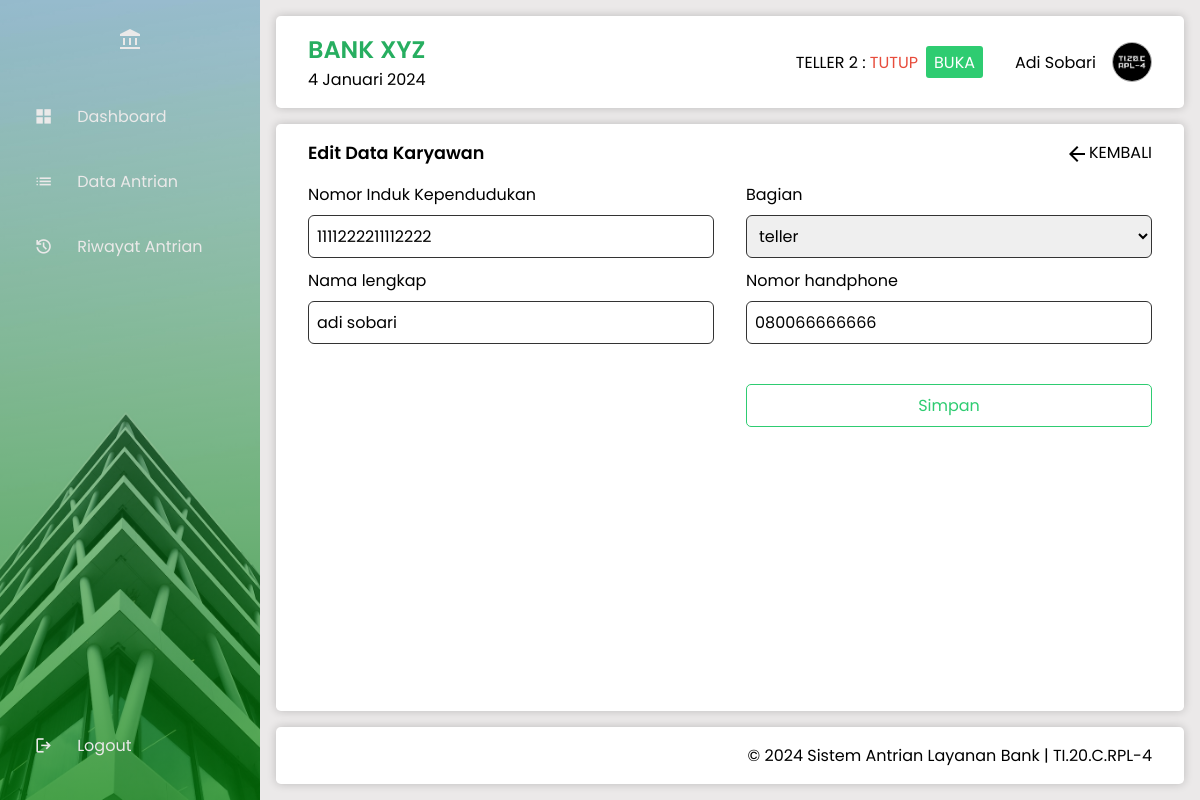
Screenshot of /data_karyawan/edit.php?id=2 (signed in) with the database file from the repository.
### tables this page shows
CREATE TABLE `loket` (
  `id_loket` int NOT NULL AUTO_INCREMENT,
  `kode_loket` varchar(20) NOT NULL,
  `nama_loket` varchar(60) NOT NULL,
  `status_loket` enum('aktif','tutup') NOT NULL DEFAULT 'tutup',
  `id_karyawan` int DEFAULT NULL,
  PRIMARY KEY (`id_loket`),
  KEY `id_karyawan` (`id_karyawan`),
  CONSTRAINT `loket_ibfk_1` FOREIGN KEY (`id_karyawan`) REFERENCES `karyawan` (`id_karyawan`)
);

CREATE TABLE `karyawan` (
  `id_karyawan` int NOT NULL AUTO_INCREMENT,
  `nik` varchar(16) NOT NULL,
  `nama` varchar(60) NOT NULL,
  `bagian` enum('teller','cs') NOT NULL,
  `no_hp` varchar(13) NOT NULL,
  `password` varchar(60) NOT NULL,
  `foto` varchar(120) NOT NULL,
  `role` varchar(8) NOT NULL DEFAULT 'karyawan',
  PRIMARY KEY (`id_karyawan`)
);

### _config.php (called while the page is built, shortened)
<?php
function base_url($url = null) {
    $base_url = "http://localhost/abank";
    if ($url != null) {
        return $base_url . "/" . $url;
    } else {
        return $base_url;
    }
}
function setActivePage($page)
{
    $current_page = $_SERVER['REQUEST_URI'];
    $active_class = '';
    return $active_class;
}
function tanggalIndonesia() {
    $bulanIndonesia = array(
        'Januari', 'Februari', 'Maret', 'April', 'Mei', 'Juni',
        'Juli', 'Agustus', 'September', 'Oktober', 'November', 'Desember'
    );
    $indexBulan = date('n') - 1;
    $tanggal = date('j') . ' ' . $bulanIndonesia[$indexBulan] . ' ' . date('Y');
    return $tanggal;
}
?>

### data_karyawan/edit.php (the view, shortened to what this page needs)
<?php
include '../header.php';
?>
    <main>
        <section class="form-section">
            <div class="form-info">
                <h2 class="form-title">Edit Data Karyawan</h2>
                <a href="index.php"><span class="material-symbols-outlined">arrow_back</span>KEMBALI</a>
            </div>
            <?php
            $id = @$_GET['id'];
            $sql_karyawan = mysqli_query($conn, "SELECT * FROM karyawan WHERE id_karyawan = '$id'") or die(mysqli_error($conn));
            $data = mysqli_fetch_array($sql_karyawan);
            $sql_role = mysqli_query($conn, "SELECT DISTINCT bagian FROM karyawan") or die(mysqli_error($conn));
            ?>
            <form action="proses.php" method="post">
                <div class="form-group">
                    <label for="nik">Nomor Induk Kependudukan</label>
                    <input type="text" id="nik" name="nik" value="<?= $data['nik'] ?>" required autofocus>
                    <label for="nama">Nama lengkap</label>
                    <input type="text" id="nama" name="nama" value="<?= $data['nama'] ?>" required>
                </div>
                <div class="form-group">
                    <label for="bagian">Bagian</label>
                    <select id="bagian" name="bagian" required>
                        <?php
                        while ($bagian = mysqli_fetch_assoc($sql_role)) {
                            $selected = ($data['bagian'] == $bagian['bagian']) ? 'selected' : '';
                            echo '<option value="' . $bagian['bagian'] . '" ' . $selected . '>' . $bagian['bagian'] . '</option>';
                        }
                        ?>
                    </select>
                    <label for="no_hp">Nomor handphone</label>
                    <input type="text" id="no_hp" name="no_hp" value="<?= $data['no_hp'] ?>" required>
                    <button class="success-btn mt" type="submit" name="edit">Simpan</button>
                </div>
            </form>
        </section>
    </main>
<?php
include '../footer.php';

### header.php (shortened to what this page needs)
<?php
include '_config.php';
$userRole = $_SESSION['user_role'];
$idKaryawan = $_SESSION['user_id'];
?>
<!DOCTYPE html>
<html lang="en">
<head>
    <link rel="stylesheet" href="<?= base_url('_assets/css/style.css'); ?>">
</head>
<body class="fade-out">
    <aside>
        <div class="logo">
            <span class="material-symbols-outlined">
            </span>
        </div>
        <ul class="menu">
            <li <?= setActivePage('dashboard'); ?>>
                <a href="<?= base_url('dashboard'); ?>">
                    <span class="material-symbols-outlined">
                    </span>
                    <span class="menu-item">Dashboard</span>
                </a>
            </li>
            <li <?= setActivePage('data_antrian'); ?>>
                <a href="<?= base_url('data_antrian'); ?>">
                    <span class="material-symbols-outlined">
                    </span>
                    <span class="menu-item">Data Antrian</span>
                </a>
            </li>
            <li <?= setActivePage('riwayat_antrian'); ?>>
                <a href="<?= base_url('riwayat_antrian'); ?>">
                    <span class="material-symbols-outlined">
                    </span>
                    <span class="menu-item">Riwayat Antrian</span>
                </a>
            </li>
            <li class="logout">
                <a href="<?= base_url('auth/logout.php'); ?>">
                    <span class="material-symbols-outlined">
                    </span>
                    <span class="menu-item">Logout</span>
                </a>
            </li>
        </ul>
    </aside>
    <div class="container">
        <header>
            <div class="header-title">
                <h1>BANK XYZ</h1>
                <span><?= tanggalIndonesia(); ?></span>
            </div>
            <div class="user-info">
                <?php
                if ($userRole === 'karyawan' && isset($idKaryawan)) {
                    $query = "SELECT id_loket, nama_loket, status_loket FROM loket WHERE id_karyawan = '$idKaryawan'";
                    $result = mysqli_query($conn, $query);
                    if ($result) {
                        $loketData = mysqli_fetch_assoc($result);
                        if ($loketData) {
                            $loketName = strtoupper($loketData['nama_loket']);
                            $loketStatus = $loketData['status_loket'];
                        ?>
                            <div class="loket-info">
                                <div class="user-log-loket">
                                    <span><?= $loketName . ' :'; ?></span>
                                    <span class="status-loket <?= $loketStatus === 'aktif' ? 'status-aktif' : 'status-tutup'; ?>">
                                        <?= strtoupper($loketStatus); ?>
                                    </span>
                                </div>
                                <div class="toggle-loket-status">
                                    <form method="post">
                                        <input type="submit" name="submit" value="<?= $loketStatus === 'aktif' ? 'TUTUP' : 'BUKA'; ?>" class="btn-status-loket <?= $loketStatus === 'aktif' ? 'warning-button' : 'success-button'; ?>">
                                    </form>
                                </div>
                            </div>
                            <?php
                        } else {
                            echo 'Data loket tidak ditemukan.';
                        }
                    } else {
                        echo 'Error: ' . mysqli_error($conn);
                    }
                }
                ?>
                <span class="user-log-name"><?= ucwords($_SESSION['user_nama']); ?></span>
                <img src="../_assets/image/photo/<?= $_SESSION['user_foto']; ?>" alt="photo">
            </div>
        </header>

### _assets/css/style.css (style rules this page uses)
* { margin: 0; padding: 0; border: 0; font-size: 100%; font: inherit; vertical-align: baseline; box-sizing: border-box; }
html { font-size: 16px; }
html, body, div, span, h1, h2, h3, h4, h5, h6, p, a, img, ul, ol, li, table, tr, th, td, form, input, button { margin: 0; padding: 0; border: 0; font: inherit; vertical-align: baseline; box-sizing: border-box; }
ul, ol, li { margin: 0; padding: 0; list-style: none; }
a { text-decoration: none; color: inherit; }
.fade-in { opacity: 1; transition: opacity 0.5s ease-in; }
:root { --primary-color: #2ecc71; --primary-color-2: rgba(0, 255, 21, 0.1); --secondary-color: #27ae60; --accent-color: #3498db; --background-color: #ebe9e9; --light-text-color: #ebe9e9; --text-color: #333; --link-color: #2980b9; --success-color: #16a085; --error-color: #e74c3c; --warning-color: #ff4500; }
.material-symbols-outlined { font-variation-settings: 'FILL' 1, 'wght' 400, 'GRAD' 0, 'opsz' 24 }
body { display: flex; width: 100vw; height: 100vh; font-family: "Poppins", sans-serif; font-size: 1rem; }
h1 { font-size: 1.5rem; font-weight: 600; color: var(--secondary-color); }
h2 { font-size: 1.1rem; font-weight: 600; }
aside { position: fixed; width: 90px; height: 100%; padding: 0 1rem; color: var(--light-text-color); overflow: hidden; transition: all .5s linear; background-image: url('../image/bg-sidebar.jpg'); background-size: cover; background-position: center; background-repeat: no-repeat; background-color: var(--primary-color); }
aside::after { content: ""; position: absolute; top: 0; left: 0; width: 100%; height: 100%; background: linear-gradient(to top, rgba(0, 128, 0, 0.7), rgba(0, 128, 0, 0)); }
.logo { display: flex; justify-content: center; align-items: center; color: var(--light-text-color); height: 80px; padding: 16px; }
.logo span { z-index: 99; }
.menu { height: 88%; position: relative; padding: 0; z-index: 99; }
.menu li { padding: 1rem; margin: 8px 0; border-radius: .3rem; transition: all .5s ease-in-out; }
.menu a { color: var(--light-text-color); font-size: 14px; display: flex; align-items: center; gap: 1.5rem; }
.menu a .menu-item { white-space: nowrap; font-size: 1rem; overflow: hidden; }
.menu a .material-symbols-outlined { font-size: 1.2rem; margin-left: 2px; }
.logout { position: absolute; bottom: 10px; left: 0; width: 100%; }
.container { display: grid; grid-template-rows: auto 1fr auto; height: 100vh; gap: 1rem; margin-left: 90px; transition: all .5s linear; background-color: var(--background-color); width: 100%; padding: 1rem; }
header, main, footer { padding: 1rem 2rem; }
header, main, footer { background-color: #fff; border-radius: .3rem; box-shadow: 0 0 10px rgba(0, 0, 0, 0.2); }
header { display: flex; justify-content: space-between; }
header .user-info { display: flex; align-items: center; gap: 1rem; }
.user-info .loket-info { display: flex; gap: .5rem; margin-right: 1rem; align-items: center; }
.loket-info .success-button { background-color: var(--primary-color); padding: .2rem .5rem; border-radius: 3px; cursor: pointer; color: #fff; }
header .user-info img { width: 40px; height: 40px; border-radius: 50%; border: 1px solid #adadad; }
.status-tutup { color: var(--error-color); }
.data-section, .form-section { display: flex; width: 100%; flex-direction: column; gap: 1rem; justify-content: space-between; }
.data-info, .form-info { display: flex; justify-content: space-between; align-items: center; }
form { display: flex; justify-content: space-between; gap: 2rem; }
.form-group { display: flex; flex-direction: column; width: 100%; }
label { display: block; margin-bottom: 8px; }
input[type="text"], input[type="password"], input[type="file"], input[type="date"], .form-radio, select { width: 100%; padding: 8px; margin-bottom: 10px; box-sizing: border-box; border: 1px solid var(--text-color); border-radius: 6px; }
select option:checked { background-color: #e0e0e0; }
.success-btn, .success-btn:link, .success-btn:visited { display: inline-block; padding: 8px; font-size: 16px; text-align: center; text-decoration: none; cursor: pointer; border: 1px solid var(--primary-color); border-radius: 5px; color: var(--primary-color); background-color: #fff; transition: background-color 0.3s, color 0.3s; }
.material-symbols-outlined { font-size: 24px; vertical-align: middle; }
.mt { margin-top: 1.9rem; }

### rows the page displays
loket: nama_loket "TELLER 2", status_loket "TUTUP", submit "BUKA"
karyawan: nik "1111222211112222", nama "adi sobari", no_hp "080066666666"

### other values shown
tanggalIndonesia() "4 Januari 2024"
$_SESSION['user_nama'] "Adi Sobari"
form field bagian "teller"
